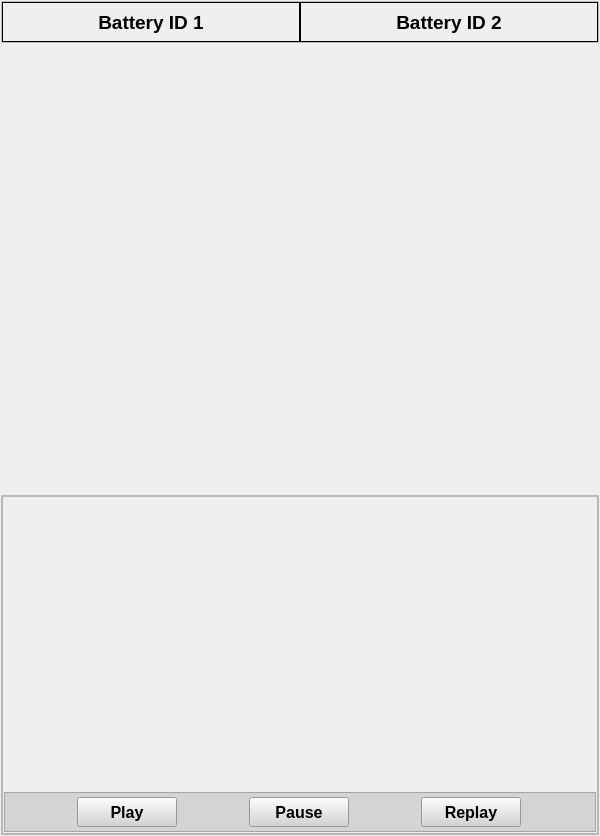
        <widget class="QWidget" name="only_img_widget" native="true">
         <property name="minimumSize">
          <size>
           <width>600</width>
           <height>0</height>
          </size>
         </property>
         <property name="maximumSize">
          <size>
           <width>600</width>
           <height>16777215</height>
          </size>
         </property>
         <layout class="QVBoxLayout" name="verticalLayout_6">
          <property name="leftMargin">
           <number>1</number>
          </property>
          <property name="topMargin">
           <number>1</number>
          </property>
          <property name="rightMargin">
           <number>1</number>
          </property>
          <property name="bottomMargin">
           <number>1</number>
          </property>
          <item>
           <widget class="QFrame" name="frame_12">
            <property name="frameShape">
             <enum>QFrame::StyledPanel</enum>
            </property>
            <property name="frameShadow">
             <enum>QFrame::Raised</enum>
            </property>
            <layout class="QHBoxLayout" name="horizontalLayout_3">
             <property name="spacing">
              <number>0</number>
             </property>
             <property name="leftMargin">
              <number>0</number>
             </property>
             <property name="topMargin">
              <number>0</number>
             </property>
             <property name="rightMargin">
              <number>0</number>
             </property>
             <property name="bottomMargin">
              <number>0</number>
             </property>
             <item>
              <widget class="QLabel" name="Battery_id_lbl">
               <property name="minimumSize">
                <size>
                 <width>0</width>
                 <height>40</height>
                </size>
               </property>
               <property name="maximumSize">
                <size>
                 <width>300</width>
                 <height>40</height>
                </size>
               </property>
               <property name="font">
                <font>
                 <pointsize>14</pointsize>
                 <weight>75</weight>
                 <bold>true</bold>
                </font>
               </property>
               <property name="frameShape">
                <enum>QFrame::Box</enum>
               </property>
               <property name="text">
                <string>Battery ID 1</string>
               </property>
               <property name="alignment">
                <set>Qt::AlignCenter</set>
               </property>
              </widget>
             </item>
             <item>
              <widget class="QLabel" name="Battery_id_lbl_2">
               <property name="minimumSize">
                <size>
                 <width>0</width>
                 <height>40</height>
                </size>
               </property>
               <property name="maximumSize">
                <size>
                 <width>300</width>
                 <height>40</height>
                </size>
               </property>
               <property name="font">
                <font>
                 <pointsize>14</pointsize>
                 <weight>75</weight>
                 <bold>true</bold>
                </font>
               </property>
               <property name="frameShape">
                <enum>QFrame::Box</enum>
               </property>
               <property name="text">
                <string>Battery ID 2</string>
               </property>
               <property name="alignment">
                <set>Qt::AlignCenter</set>
               </property>
              </widget>
             </item>
            </layout>
           </widget>
          </item>
          <item>
           <spacer name="verticalSpacer">
            <property name="orientation">
             <enum>Qt::Vertical</enum>
            </property>
            <property name="sizeHint" stdset="0">
             <size>
              <width>20</width>
              <height>40</height>
             </size>
            </property>
           </spacer>
          </item>
          <item>
           <widget class="QLabel" name="img_lbl">
            <property name="minimumSize">
             <size>
              <width>600</width>
              <height>400</height>
             </size>
            </property>
            <property name="maximumSize">
             <size>
              <width>600</width>
              <height>400</height>
             </size>
            </property>
            <property name="text">
             <string/>
            </property>
            <property name="pixmap">
             <pixmap>:/newPrefix/images_ICON/battery_img.jpg</pixmap>
            </property>
           </widget>
          </item>
          <item>
           <widget class="QFrame" name="step_video_frm">
            <property name="minimumSize">
             <size>
              <width>0</width>
              <height>340</height>
             </size>
            </property>
            <property name="maximumSize">
             <size>
              <width>16777215</width>
              <height>340</height>
             </size>
            </property>
            <property name="frameShape">
             <enum>QFrame::StyledPanel</enum>
            </property>
            <property name="frameShadow">
             <enum>QFrame::Raised</enum>
            </property>
            <layout class="QHBoxLayout" name="horizontalLayout_14">
             <property name="spacing">
              <number>0</number>
             </property>
             <property name="leftMargin">
              <number>0</number>
             </property>
             <property name="topMargin">
              <number>0</number>
             </property>
             <property name="rightMargin">
              <number>0</number>
             </property>
             <property name="bottomMargin">
              <number>0</number>
             </property>
             <item>
              <widget class="QFrame" name="video_frm_2">
               <property name="frameShape">
                <enum>QFrame::StyledPanel</enum>
               </property>
               <property name="frameShadow">
                <enum>QFrame::Raised</enum>
               </property>
               <layout class="QVBoxLayout" name="verticalLayout_17">
                <property name="spacing">
                 <number>1</number>
                </property>
                <property name="leftMargin">
                 <number>1</number>
                </property>
                <property name="topMargin">
                 <number>1</number>
                </property>
                <property name="rightMargin">
                 <number>1</number>
                </property>
                <property name="bottomMargin">
                 <number>1</number>
                </property>
                <item>
                 <spacer name="verticalSpacer_2">
                  <property name="orientation">
                   <enum>Qt::Vertical</enum>
                  </property>
                  <property name="sizeHint" stdset="0">
                   <size>
                    <width>20</width>
                    <height>40</height>
                   </size>
                  </property>
                 </spacer>
                </item>
                <item>
                 <widget class="QLabel" name="label_video">
                  <property name="minimumSize">
                   <size>
                    <width>575</width>
                    <height>290</height>
                   </size>
                  </property>
                  <property name="maximumSize">
                   <size>
                    <width>575</width>
                    <height>290</height>
                   </size>
                  </property>
                  <property name="font">
                   <font>
                    <pointsize>12</pointsize>
                    <weight>75</weight>
                    <bold>true</bold>
                   </font>
                  </property>
                  <property name="text">
                   <string/>
                  </property>
                 </widget>
                </item>
                <item>
                 <widget class="QFrame" name="frame_7">
                  <property name="minimumSize">
                   <size>
                    <width>0</width>
                    <height>40</height>
                   </size>
                  </property>
                  <property name="maximumSize">
                   <size>
                    <width>16777215</width>
                    <height>40</height>
                   </size>
                  </property>
                  <property name="styleSheet">
                   <string notr="true">background-color: rgb(212, 212, 212);</string>
                  </property>
                  <property name="frameShape">
                   <enum>QFrame::StyledPanel</enum>
                  </property>
                  <property name="frameShadow">
                   <enum>QFrame::Raised</enum>
                  </property>
                  <layout class="QHBoxLayout" name="horizontalLayout_17">
                   <property name="spacing">
                    <number>1</number>
                   </property>
                   <property name="leftMargin">
                    <number>1</number>
                   </property>
                   <property name="topMargin">
                    <number>1</number>
                   </property>
                   <property name="rightMargin">
                    <number>1</number>
                   </property>
                   <property name="bottomMargin">
                    <number>1</number>
                   </property>
                   <item>
                    <widget class="QPushButton" name="pushButton_file">
                     <property name="enabled">
                      <bool>true</bool>
                     </property>
                     <property name="minimumSize">
                      <size>
                       <width>100</width>
                       <height>30</height>
                      </size>
                     </property>
                     <property name="maximumSize">
                      <size>
                       <width>100</width>
                       <height>16777215</height>
                      </size>
                     </property>
                     <property name="font">
                      <font>
                       <pointsize>12</pointsize>
                       <weight>75</weight>
                       <bold>true</bold>
                      </font>
                     </property>
                     <property name="cursor">
                      <cursorShape>PointingHandCursor</cursorShape>
                     </property>
                     <property name="text">
                      <string>Play</string>
                     </property>
                    </widget>
                   </item>
                   <item>
                    <widget class="QPushButton" name="pushButton_playpause">
                     <property name="enabled">
                      <bool>true</bool>
                     </property>
                     <property name="minimumSize">
                      <size>
                       <width>100</width>
                       <height>30</height>
                      </size>
                     </property>
                     <property name="maximumSize">
                      <size>
                       <width>100</width>
                       <height>16777215</height>
                      </size>
                     </property>
                     <property name="font">
                      <font>
                       <pointsize>12</pointsize>
                       <weight>75</weight>
                       <bold>true</bold>
                      </font>
                     </property>
                     <property name="cursor">
                      <cursorShape>PointingHandCursor</cursorShape>
                     </property>
                     <property name="text">
                      <string>Pause</string>
                     </property>
                    </widget>
                   </item>
                   <item>
                    <widget class="QPushButton" name="pushButton_replay">
                     <property name="enabled">
                      <bool>true</bool>
                     </property>
                     <property name="minimumSize">
                      <size>
                       <width>100</width>
                       <height>30</height>
                      </size>
                     </property>
                     <property name="maximumSize">
                      <size>
                       <width>100</width>
                       <height>16777215</height>
                      </size>
                     </property>
                     <property name="font">
                      <font>
                       <pointsize>12</pointsize>
                       <weight>75</weight>
                       <bold>true</bold>
                      </font>
                     </property>
                     <property name="cursor">
                      <cursorShape>PointingHandCursor</cursorShape>
                     </property>
                     <property name="text">
                      <string>Replay</string>
                     </property>
                    </widget>
                   </item>
                  </layout>
                 </widget>
                </item>
               </layout>
              </widget>
             </item>
            </layout>
           </widget>
          </item>
         </layout>
        </widget>
